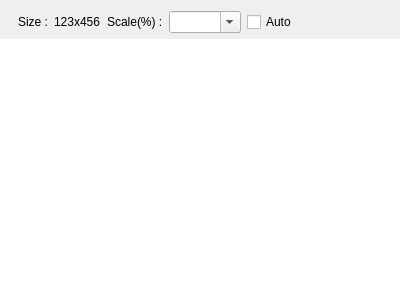
<?xml version="1.0" encoding="UTF-8"?>
<ui version="4.0">
 <class>ImageViewer</class>
 <widget class="QWidget" name="ImageViewer">
  <property name="geometry">
   <rect>
    <x>0</x>
    <y>0</y>
    <width>400</width>
    <height>300</height>
   </rect>
  </property>
  <property name="windowTitle">
   <string>Form</string>
  </property>
  <layout class="QGridLayout" name="gridLayout">
   <property name="leftMargin">
    <number>0</number>
   </property>
   <property name="rightMargin">
    <number>0</number>
   </property>
   <property name="bottomMargin">
    <number>0</number>
   </property>
   <item row="2" column="4">
    <widget class="QComboBox" name="scaleComboBox">
     <property name="editable">
      <bool>true</bool>
     </property>
    </widget>
   </item>
   <item row="3" column="0" colspan="7">
    <widget class="QGraphicsView" name="imageGraphicsView">
     <property name="frameShape">
      <enum>QFrame::NoFrame</enum>
     </property>
    </widget>
   </item>
   <item row="2" column="1">
    <widget class="QLabel" name="sizeHeadLabel">
     <property name="text">
      <string>Size :</string>
     </property>
    </widget>
   </item>
   <item row="2" column="6">
    <spacer name="horizontalSpacer">
     <property name="orientation">
      <enum>Qt::Horizontal</enum>
     </property>
     <property name="sizeHint" stdset="0">
      <size>
       <width>40</width>
       <height>20</height>
      </size>
     </property>
    </spacer>
   </item>
   <item row="2" column="0">
    <spacer name="horizontalSpacer_2">
     <property name="orientation">
      <enum>Qt::Horizontal</enum>
     </property>
     <property name="sizeType">
      <enum>QSizePolicy::Fixed</enum>
     </property>
     <property name="sizeHint" stdset="0">
      <size>
       <width>12</width>
       <height>20</height>
      </size>
     </property>
    </spacer>
   </item>
   <item row="2" column="3">
    <widget class="QLabel" name="scaleHeadLabel">
     <property name="text">
      <string>Scale(%) :</string>
     </property>
    </widget>
   </item>
   <item row="2" column="5">
    <widget class="QCheckBox" name="autoScaleCheckBox">
     <property name="text">
      <string>Auto</string>
     </property>
    </widget>
   </item>
   <item row="2" column="2">
    <widget class="QLabel" name="sizeLabel">
     <property name="text">
      <string>123x456</string>
     </property>
    </widget>
   </item>
  </layout>
 </widget>
 <resources/>
 <connections/>
</ui>
